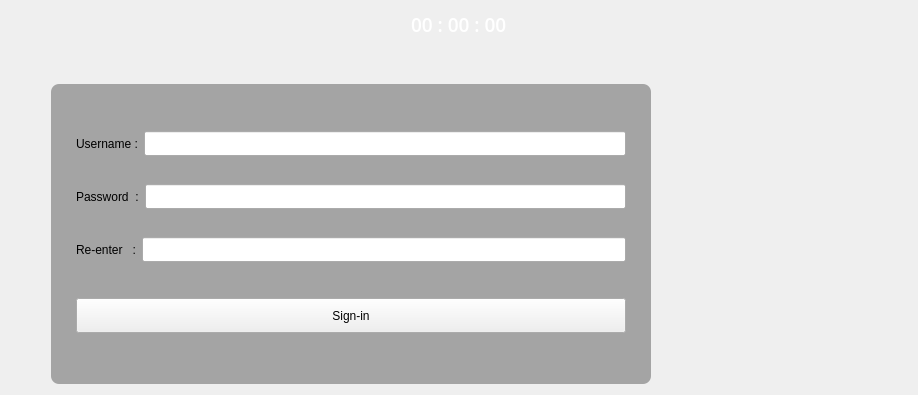
      <widget class="QWidget" name="page_4">
       <layout class="QVBoxLayout" name="verticalLayout">
        <item>
         <layout class="QHBoxLayout" name="horizontalLayout_24">
          <property name="topMargin">
           <number>0</number>
          </property>
          <item>
           <spacer name="horizontalSpacer_21">
            <property name="orientation">
             <enum>Qt::Horizontal</enum>
            </property>
            <property name="sizeHint" stdset="0">
             <size>
              <width>40</width>
              <height>20</height>
             </size>
            </property>
           </spacer>
          </item>
          <item>
           <widget class="QLabel" name="lbl_time_4">
            <property name="font">
             <font>
              <family>Open Sans Semibold</family>
              <pointsize>14</pointsize>
              <weight>50</weight>
              <italic>false</italic>
              <bold>false</bold>
             </font>
            </property>
            <property name="styleSheet">
             <string notr="true">color: white;</string>
            </property>
            <property name="text">
             <string>00 : 00 : 00</string>
            </property>
           </widget>
          </item>
          <item>
           <spacer name="horizontalSpacer_22">
            <property name="orientation">
             <enum>Qt::Horizontal</enum>
            </property>
            <property name="sizeHint" stdset="0">
             <size>
              <width>40</width>
              <height>20</height>
             </size>
            </property>
           </spacer>
          </item>
         </layout>
        </item>
        <item>
         <layout class="QHBoxLayout" name="horizontalLayout_20">
          <property name="topMargin">
           <number>0</number>
          </property>
          <property name="bottomMargin">
           <number>0</number>
          </property>
          <item>
           <spacer name="verticalSpacer_4">
            <property name="orientation">
             <enum>Qt::Vertical</enum>
            </property>
            <property name="sizeHint" stdset="0">
             <size>
              <width>20</width>
              <height>40</height>
             </size>
            </property>
           </spacer>
          </item>
         </layout>
        </item>
        <item>
         <layout class="QHBoxLayout" name="horizontalLayout_19">
          <property name="topMargin">
           <number>0</number>
          </property>
          <property name="bottomMargin">
           <number>0</number>
          </property>
          <item>
           <spacer name="horizontalSpacer_17">
            <property name="orientation">
             <enum>Qt::Horizontal</enum>
            </property>
            <property name="sizeHint" stdset="0">
             <size>
              <width>40</width>
              <height>20</height>
             </size>
            </property>
           </spacer>
          </item>
          <item>
           <widget class="QWidget" name="signin_form_3" native="true">
            <property name="sizePolicy">
             <sizepolicy hsizetype="Fixed" vsizetype="Fixed">
              <horstretch>0</horstretch>
              <verstretch>0</verstretch>
             </sizepolicy>
            </property>
            <property name="minimumSize">
             <size>
              <width>600</width>
              <height>300</height>
             </size>
            </property>
            <property name="styleSheet">
             <string notr="true">#signin_form_3{
background:rgba(0,0,0,80);
border-radius: 8px;
}</string>
            </property>
            <layout class="QVBoxLayout" name="verticalLayout_6">
             <property name="leftMargin">
              <number>25</number>
             </property>
             <property name="topMargin">
              <number>25</number>
             </property>
             <property name="rightMargin">
              <number>25</number>
             </property>
             <property name="bottomMargin">
              <number>25</number>
             </property>
             <item>
              <layout class="QHBoxLayout" name="horizontalLayout_21">
               <item>
                <widget class="QLabel" name="label_14">
                 <property name="sizePolicy">
                  <sizepolicy hsizetype="Fixed" vsizetype="Preferred">
                   <horstretch>0</horstretch>
                   <verstretch>0</verstretch>
                  </sizepolicy>
                 </property>
                 <property name="minimumSize">
                  <size>
                   <width>45</width>
                   <height>0</height>
                  </size>
                 </property>
                 <property name="text">
                  <string>Username :</string>
                 </property>
                </widget>
               </item>
               <item>
                <widget class="QLineEdit" name="s_username_3">
                 <property name="minimumSize">
                  <size>
                   <width>0</width>
                   <height>25</height>
                  </size>
                 </property>
                 <property name="echoMode">
                  <enum>QLineEdit::Normal</enum>
                 </property>
                </widget>
               </item>
              </layout>
             </item>
             <item>
              <layout class="QHBoxLayout" name="horizontalLayout_22">
               <item>
                <widget class="QLabel" name="label_15">
                 <property name="minimumSize">
                  <size>
                   <width>45</width>
                   <height>0</height>
                  </size>
                 </property>
                 <property name="text">
                  <string>Password  :</string>
                 </property>
                </widget>
               </item>
               <item>
                <widget class="QLineEdit" name="s_password_3">
                 <property name="minimumSize">
                  <size>
                   <width>0</width>
                   <height>25</height>
                  </size>
                 </property>
                 <property name="echoMode">
                  <enum>QLineEdit::Password</enum>
                 </property>
                </widget>
               </item>
              </layout>
             </item>
             <item>
              <layout class="QHBoxLayout" name="horizontalLayout_23">
               <item>
                <widget class="QLabel" name="label_16">
                 <property name="text">
                  <string>Re-enter   :</string>
                 </property>
                </widget>
               </item>
               <item>
                <widget class="QLineEdit" name="s_password_4">
                 <property name="minimumSize">
                  <size>
                   <width>0</width>
                   <height>25</height>
                  </size>
                 </property>
                 <property name="echoMode">
                  <enum>QLineEdit::Password</enum>
                 </property>
                </widget>
               </item>
              </layout>
             </item>
             <item>
              <spacer name="verticalSpacer_8">
               <property name="orientation">
                <enum>Qt::Vertical</enum>
               </property>
               <property name="sizeType">
                <enum>QSizePolicy::Minimum</enum>
               </property>
               <property name="sizeHint" stdset="0">
                <size>
                 <width>20</width>
                 <height>8</height>
                </size>
               </property>
              </spacer>
             </item>
             <item>
              <widget class="QPushButton" name="sign_in">
               <property name="minimumSize">
                <size>
                 <width>0</width>
                 <height>35</height>
                </size>
               </property>
               <property name="cursor">
                <cursorShape>PointingHandCursor</cursorShape>
               </property>
               <property name="text">
                <string>Sign-in</string>
               </property>
              </widget>
             </item>
            </layout>
           </widget>
          </item>
          <item>
           <spacer name="horizontalSpacer_19">
            <property name="orientation">
             <enum>Qt::Horizontal</enum>
            </property>
            <property name="sizeType">
             <enum>QSizePolicy::Fixed</enum>
            </property>
            <property name="sizeHint" stdset="0">
             <size>
              <width>100</width>
              <height>20</height>
             </size>
            </property>
           </spacer>
          </item>
          <item>
           <widget class="QLabel" name="label_13">
            <property name="sizePolicy">
             <sizepolicy hsizetype="Preferred" vsizetype="Fixed">
              <horstretch>0</horstretch>
              <verstretch>0</verstretch>
             </sizepolicy>
            </property>
            <property name="minimumSize">
             <size>
              <width>150</width>
              <height>150</height>
             </size>
            </property>
            <property name="maximumSize">
             <size>
              <width>265</width>
              <height>255</height>
             </size>
            </property>
            <property name="styleSheet">
             <string notr="true"/>
            </property>
            <property name="text">
             <string/>
            </property>
            <property name="pixmap">
             <pixmap resource="resources.qrc">:/icons/C:/Users/dell/Desktop/Picture1.png</pixmap>
            </property>
            <property name="scaledContents">
             <bool>true</bool>
            </property>
           </widget>
          </item>
         </layout>
        </item>
       </layout>
      </widget>
